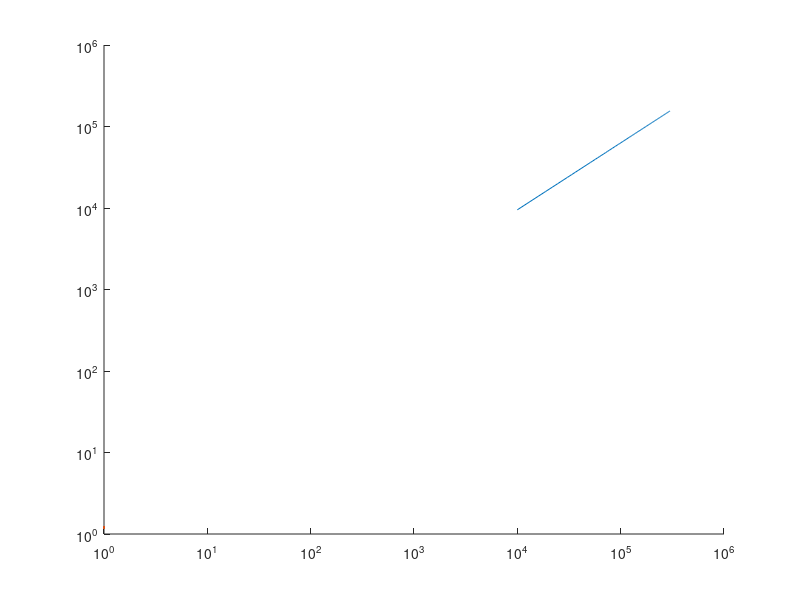

MATLAB code for this plot: (Note: this script raises an error after producing the figure.)
%% Data Processing
clear; clc;
% MTOW and Empty weight from the datasheet
M1 = 170000;    E1 = 93500;
M2 = 41000;     E2 = 30000;
M3 = 141400;    E3 = 96000;
M4 = 220000;    E4 = 111800;
M5 = 174165;    E5 = 97700;

MTOW = [M1,M2,M3,M4,M5];
Empty = [E1,E2,E3,E4,E5];
Empty_ratio = Empty./MTOW;

% Creating the linear regression using least squares method
% log10(MTOW) = A + B*log10(Empty_ratio)
M = zeros(length(MTOW),2);
R = zeros(length(MTOW),1);

M(1:end,1)=1;
M(1:end,2)=log10(Empty);

R(1:end,1)=log10(MTOW);

A=((M'*M)\M')*R;

x = linspace(10^4,3*10^5,100);
% Regression equation to find the MTOW
% reg_TO = @(val)10.^(A(1)+A(2)*log10(val)); % takes in empty weight gives MTOW
reg_E = @(val)10.^((log10(val)-A(1))/A(2)); % takes in MTOW gives empty weight
y = reg_E(x);

figure(1)
scatter(MTOW,Empty,30,'filled')
set(gca,'xscale','log','yscale','log')
hold on 
loglog(x,y,linewidth=1.2)
xlabel('MTOW',FontSize=13)
ylabel('Empty Weight',FontSize=13)
grid on

%% Fixed point iteration method for finding the MTOW
pax=150;
crew=6;
pax_w=180;
cargo=60;
W_pax=pax*(pax_w+cargo);
W_crew=crew*(pax_w+cargo);
% Function takes in range(nmi), c, Velocity(mi/hr) and L/D in that order
fuel_ratio = ratio(3270,0.6,400,17); 
% W0 equation from the metabook
MTOW = @(empty_ratio) (W_pax+W_crew)/(1-fuel_ratio-empty_ratio); 

% Initial guess and convergence error bound
W0 = 190000;
eps = 1e-6;
del = 2*eps;
i=1;

while del>eps
    e_w = reg_E(W0);    % Empty weight from guess using regression
    er = e_w/W0;        % We/W0
    W0_new = MTOW(er);  
    del = abs(W0_new-W0)/abs(W0_new);
    W0 = W0_new;
    i=i+1;
    disp([num2str(i),'---',num2str(W0)])
end

%% Hydrogen Estimate

MTOW2 = @(empty_ratio,fr) (W_pax+W_crew)/(1-fr-empty_ratio); % New Function that takes in fuel ratio as well
W02 = 248479.1134;              % estimate from the first iterative process
fuel2 = 29417.3;                % Calculated Hydrogen fuel
fr = fuel2/W02;
eps = 1e-6;
del = 2*eps;
disp(['Iterations',' | ','    MTOW   ',' | ','Empty Weight',' | ',' We/W0 ',' | ',' Wf/W0'])
disp('----------------------------------------------------------------')
while del>eps
    e_w = reg_E(W02);    % Empty weight from guess using regression
    er = e_w/W02;        % We/W0
    W0_new = MTOW2(er,fr);
    del = abs(W0_new-W02)/abs(W0_new);
    fr = fuel2/W0_new;  % Recalculating the fuel ratio
    W02 = W0_new;
    i=i+1;
    disp(['    ',num2str(i),'     ',' | ',num2str(W02),' | ',num2str(e_w),'  | ',num2str(er),' | ',num2str(fr)])
end

function fr = ratio(range,c,velocity,L_D)
    % Ratios taken from Roksham's table for jet transport
    start_warmup = 0.990;
    Taxi = 0.990;
    Takeoff = 0.995;
    Climb = 0.980;
    Descent = 0.99;
    Landing = 0.992;
    
    Cruise = exp(-(range*c)/(velocity*L_D)); % From Berguet range formula
%     Reserve = exp(-(range2*c2)/(velocity2*L_D2));
    
    % Multiplied 1.06 to take into account the reserve mission and trapped
    % fuel
    fr = (1-(start_warmup*Taxi*Takeoff*Climb*Cruise*Descent*Landing))*1.06; 
end
